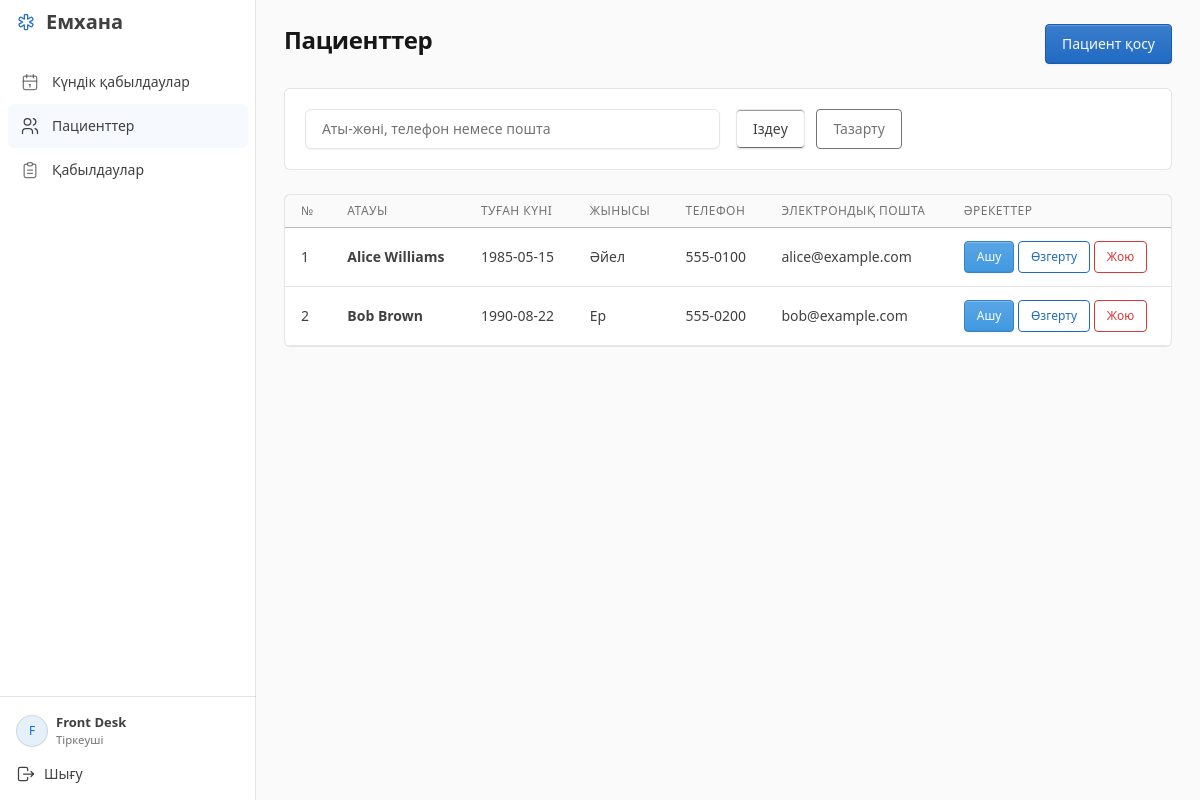
The app's page /receptionist/patients.php (signed in) with its own data.
### tables this page shows
CREATE TABLE patients (
    id INT AUTO_INCREMENT PRIMARY KEY,
    first_name VARCHAR(50) NOT NULL,
    last_name VARCHAR(50) NOT NULL,
    dob DATE NOT NULL,
    gender ENUM('Male', 'Female', 'Other'),
    phone VARCHAR(20) NOT NULL,
    email VARCHAR(100),
    address TEXT,
    created_at TIMESTAMP DEFAULT CURRENT_TIMESTAMP,
    updated_at TIMESTAMP DEFAULT CURRENT_TIMESTAMP ON UPDATE CURRENT_TIMESTAMP
);

### includes/i18n.php (called while the page is built, shortened)
<?php
function t($key) {
    static $messages;
    if ($messages === null) $messages = json_decode(file_get_contents(__DIR__ . '/lang/kk.json'), true, 512, JSON_THROW_ON_ERROR);
    return $messages[$key ?? ''] ?? ($key ?? '');
}
function json_attr(array $values) {
    return h(json_encode($values, JSON_HEX_TAG | JSON_HEX_AMP | JSON_HEX_APOS | JSON_HEX_QUOT | JSON_UNESCAPED_UNICODE | JSON_THROW_ON_ERROR));
}

### includes/functions.php (called while the page is built, shortened)
<?php
require_once __DIR__ . '/i18n.php';
function h($string) {
    return htmlspecialchars($string ?? '', ENT_QUOTES | ENT_SUBSTITUTE, 'UTF-8');
}
?>

### receptionist/patients.php (the view, shortened to what this page needs)
<?php
require_once '../includes/auth.php';
require_once '../includes/functions.php';
$search = trim($_GET['search'] ?? '');
$query = "SELECT * FROM patients WHERE 1=1";
$params = [];
$query .= " ORDER BY created_at DESC";
$stmt = $pdo->prepare($query);
$stmt->execute($params);
$patients = $stmt->fetchAll();
require_once '../includes/header.php';
?>
<div class="d-flex justify-content-between align-items-center mb-4">
    <h2><?= h(t('Manage Patients')) ?></h2>
    <button class="btn btn-primary" data-bs-toggle="modal" data-bs-target="#patientModal" onclick="resetForm()"><?= h(t('Add Patient')) ?></button>
</div>
<div class="card mb-4">
    <div class="card-body">
        <form method="GET" action="patients.php" class="row g-3 align-items-center">
            <div class="col-md-6">
                <input type="text" name="search" class="form-control" placeholder="<?= h(t('Search by name, phone, or email')) ?>" value="<?= h($search) ?>">
            </div>
            <div class="col-md-4">
                <button type="submit" class="btn btn-secondary"><?= h(t('Search')) ?></button>
                <a href="patients.php" class="btn btn-outline-secondary ms-2"><?= h(t('Clear')) ?></a>
            </div>
        </form>
    </div>
</div>
<div class="card">
    <div class="card-body table-responsive">
        <table class="table table-hover align-middle">
            <thead class="table-light">
                <tr>
                    <th><?= h(t('ID')) ?></th>
                    <th><?= h(t('Name')) ?></th>
                    <th><?= h(t('DOB')) ?></th>
                    <th><?= h(t('Gender')) ?></th>
                    <th><?= h(t('Phone')) ?></th>
                    <th><?= h(t('Email')) ?></th>
                    <th><?= h(t('Actions')) ?></th>
                </tr>
            </thead>
            <tbody>
                <?php foreach($patients as $p): ?>
                <tr>
                    <td><?= h($p['id']) ?></td>
                    <td><strong><?= h($p['first_name'] . ' ' . $p['last_name']) ?></strong></td>
                    <td><?= h($p['dob']) ?></td>
                    <td><?= h(t($p['gender'])) ?></td>
                    <td><?= h($p['phone']) ?></td>
                    <td><?= h($p['email']) ?></td>
                    <td>
                        <a href="patient_details.php?id=<?= h($p['id']) ?>" class="btn btn-sm btn-info text-white"><?= h(t('View')) ?></a>
                        <button class="btn btn-sm btn-outline-primary" data-edit-handler="editPatient" data-edit-values="<?= json_attr([$p['id'], $p['first_name'], $p['last_name'], $p['dob'], $p['gender'], $p['phone'], $p['email'], $p['address']]) ?>" data-bs-toggle="modal" data-bs-target="#patientModal"><?= h(t('Edit')) ?></button>
                        <form method="POST" action="patients.php" class="d-inline" data-confirm="<?= h(t('Delete this patient permanently?')) ?>">
                            <button type="submit" class="btn btn-sm btn-outline-danger"><?= h(t('Delete')) ?></button>
                        </form>
                    </td>
                </tr>
                <?php endforeach; ?>
            </tbody>
        </table>
    </div>
</div>
<?php require_once '../includes/footer.php'; ?>

### assets/css/style.css (style rules this page uses)
:root { --tblr-font-sans-serif:"Segoe UI",system-ui,-apple-system,sans-serif; --tblr-primary:#206bc4; }
body { font-size:.875rem; }
.navbar-brand .icon { color:var(--tblr-primary); }
.app-content h2 { font-size:1.5rem; font-weight:600; letter-spacing:-.35px; margin-bottom:8px; }
.app-content > .d-flex { gap:12px; flex-wrap:wrap; }
.card { box-shadow:none !important; border-radius:6px; }
.card-body.table-responsive { padding:0; }
.table { margin-bottom:0; }
.table > :not(caption) > * > * { padding:11px 16px; }
.table th { font-size:.7rem; font-weight:600; white-space:nowrap; }
.table td { vertical-align:middle; }
.table td .btn,.table td form { margin-top:2px; margin-bottom:2px; }
.table-responsive { border-radius:0 0 6px 6px; }
.btn { border-radius:4px; }
.btn-secondary { --tblr-btn-bg:#fff; --tblr-btn-color:var(--tblr-body-color); --tblr-btn-border-color:var(--tblr-border-color); }

### records on screen
patients: id "1", first_name+last_name "Alice Williams", dob "1985-05-15", gender "Әйел", phone "555-0100", email "alice@example.com"
patients: id "2", first_name+last_name "Bob Brown", dob "1990-08-22", gender "Ер", phone "555-0200", email "bob@example.com"

### other values on screen
t('Clinic') "Емхана"
t($label) "Күндік қабылдаулар"
t($label) "Пациенттер"
t($label) "Қабылдаулар"
$avatar_letter "F"
$full_name "Front Desk"
t($role) "Тіркеуші"
t('Sign out') "Шығу"
t('Manage Patients') "Пациенттер"
t('Add Patient') "Пациент қосу"
t('Search') "Іздеу"
t('Clear') "Тазарту"
t('ID') "№"
t('Name') "АТАУЫ"
t('DOB') "ТУҒАН КҮНІ"
